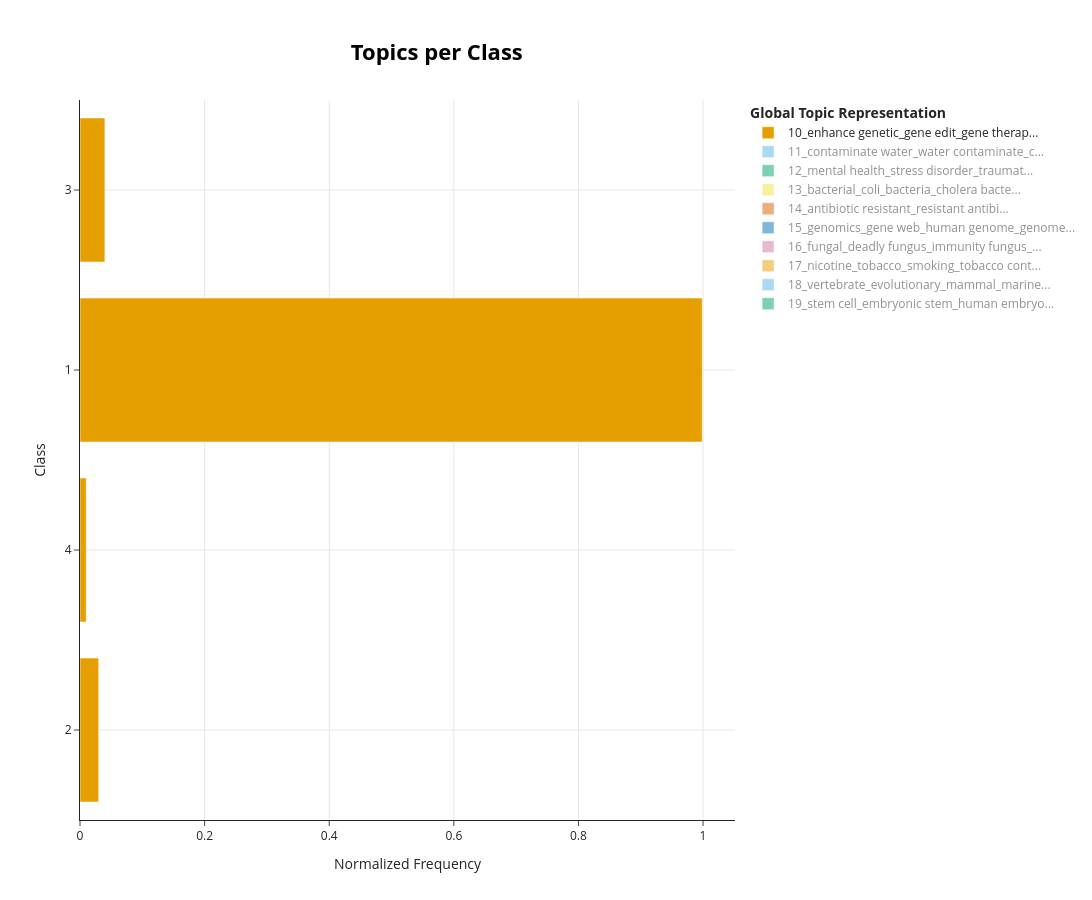

This figure's notebook cell:
### Code cell
topics_per_class = model.topics_per_class(
    df['text'],
    classes=df['score_bin']
)

selected_topics = list(range(10,20))

model.visualize_topics_per_class(
    topics_per_class,
    topics=selected_topics,
    normalize_frequency = True
)

### Figure 1 — Plotly figure (JSON) as saved in the notebook; plotly's stock layout.template omitted (floating-point values rounded to 4 significant figures)
{"data": [{"hoverinfo": "text", "hovertext": ["<b>Topic 10</b><br>Words: icelandic population, genetic portrait, icelandic, explain syndrome, portrait icelandic", "<b>Topic 10</b><br>Words: medicine year, drug rsv, new alzheimer, therapy new, alzheimer s", "<b>Topic 10</b><br>Words: genes, crispr, editing, cas9, crispr cas9", "<b>Topic 10</b><br>Words: crispr, multipart series, come crispr, shut crispr, series immune"], "marker": {"color": "#E69F00"}, "name": "10_enhance genetic_gene edit_gene therap...", "orientation": "h", "type": "bar", "visible": true, "x": [0.02996, 0.009987, 0.9987, 0.03995], "y": ["2", "4", "1", "3"]}, {"hoverinfo": "text", "hovertext": ["<b>Topic 11</b><br>Words: wastewater public, detectable wastewater, covid-19 mpox, detectable, data", "<b>Topic 11</b><br>Words: antibiotics, sewage sludge, sludge, sewage, efficient", "<b>Topic 11</b><br>Words: water, mercury, drinking water, drinking, toxic", "<b>Topic 11</b><br>Words: composted, organic waste, composted organic, soil urban, urban"], "marker": {"color": "#56B4E9"}, "name": "11_contaminate water_water contaminate_c...", "orientation": "h", "type": "bar", "visible": "legendonly", "x": [0.01096, 0.07669, 0.9969, 0.01096], "y": ["6", "2", "1", "3"]}, {"hoverinfo": "text", "hovertext": ["<b>Topic 12</b><br>Words: covid-19 comparable, comparable, comparable rate, stress disorder, severe covid-19", "<b>Topic 12</b><br>Words: schizophrenia, aids schizophrenia, development schizophrenia, develop mental, largely unexplored", "<b>Topic 12</b><br>Words: depression, mental, children, episode deep, schizophrenia", "<b>Topic 12</b><br>Words: psychosis depression, ill coronavirus, group people, psychosis, people severely"], "marker": {"color": "#009E73"}, "name": "12_mental health_stress disorder_traumat...", "orientation": "h", "type": "bar", "visible": "legendonly", "x": [0.01096, 0.06578, 0.9977, 0.01096], "y": ["5", "2", "1", "3"]}, {"hoverinfo": "text", "hovertext": ["<b>Topic 13</b><br>Words: identification harmful, require hospitalization, automated face, permit identification, recognition permit", "<b>Topic 13</b><br>Words: ability evade, dna historical, antibiotics, deadly bacterium, developed", "<b>Topic 13</b><br>Words: virulent bacterial, body important, genome toxic, fierce, gliding motion", "<b>Topic 13</b><br>Words: good attack, engineering bacteria, bacteria morph, unsanitary, wrap salon", "<b>Topic 13</b><br>Words: bacteria, cholera, cells, microbes, engineered", "<b>Topic 13</b><br>Words: genes, cells, bacterial, bacteria, tweak genetic"], "marker": {"color": "#F0E442"}, "name": "13_bacterial_coli_bacteria_cholera bacte...", "orientation": "h", "type": "bar", "visible": "legendonly", "x": [0.03037, 0.01519, 0.1671, 0.06075, 0.9567, 0.2278], "y": ["5", "10", "2", "4", "1", "3"]}, {"hoverinfo": "text", "hovertext": ["<b>Topic 14</b><br>Words: antibiotics, giant petri, downwind, fearsome virulence, bacteria fearsome", "<b>Topic 14</b><br>Words: antibiotics, variant staphylococcus, exposure staph, flu winter, live near", "<b>Topic 14</b><br>Words: foil, foil antibiotic, lab foil, resistance bacteria, molecules", "<b>Topic 14</b><br>Words: drug effective, effective resistant, emerge old, old drug, warning", "<b>Topic 14</b><br>Words: 1 27, percent 1, 27 million, antibiotics, antimicrobial resistance", "<b>Topic 14</b><br>Words: antibiotics, aureus, staphylococcus aureus, staphylococcus, resistance", "<b>Topic 14</b><br>Words: antibiotics, antibiotic, snorkel, new test, antibiotic resistance", "<b>Topic 14</b><br>Words: antibacterial ointment, halt dangerous, antibiotic stewardship, education diligence, stewardship", "<b>Topic 14</b><br>Words: antibiotics, penicillin, antibiotic, penicillin allergy, gonorrhea", "<b>Topic 14</b><br>Words: antibiotics, world health, health organization, organization, worldwide", "<b>Topic 14</b><br>Words: antibiotics, genes, resistant, antibiotic, resistance"], "marker": {"color": "#D55E00"}, "name": "14_antibiotic resistant_resistant antibi...", "orientation": "h", "type": "bar", "visible": "legendonly", "x": [0.1004, 0.2008, 0.0251, 0.0251, 0.0251, 0.4016, 0.3765, 0.07531, 0.5522, 0.0251, 0.5774], "y": ["6", "5", "7", "10", "11", "2", "4", "8", "1", "9", "3"]}, {"hoverinfo": "text", "hovertext": ["<b>Topic 15</b><br>Words: human genome, genome, completion, c, equitable access", "<b>Topic 15</b><br>Words: 2000, 2000 2011, 2011, 2011 dna, agreement privacy", "<b>Topic 15</b><br>Words: human genome, genes, genome, sequencing, dna", "<b>Topic 15</b><br>Words: genes, exact human, future early, lead future, mix match"], "marker": {"color": "#0072B2"}, "name": "15_genomics_gene web_human genome_genome...", "orientation": "h", "type": "bar", "visible": "legendonly", "x": [0.2098, 0.05994, 0.9741, 0.05994], "y": ["2", "4", "1", "3"]}, {"hoverinfo": "text", "hovertext": ["<b>Topic 16</b><br>Words: common aquarium, cdc investigation, spread bacteria, aquarium, investigation", "<b>Topic 16</b><br>Words: fungus, fungi, dangerous black, black fungus, chempedak fruit", "<b>Topic 16</b><br>Words: cdc survey, 2021, 2020, candida auris, auris", "<b>Topic 16</b><br>Words: fungus, frogs, fungi, fungal, frog", "<b>Topic 16</b><br>Words: sailor, treat rise, young sailor, rise young, diagnose hard"], "marker": {"color": "#CC79A7"}, "name": "16_fungal_deadly fungus_immunity fungus_...", "orientation": "h", "type": "bar", "visible": "legendonly", "x": [0.01311, 0.07868, 0.01311, 0.9966, 0.01311], "y": ["5", "2", "4", "1", "3"]}, {"hoverinfo": "text", "hovertext": ["<b>Topic 17</b><br>Words: cigarettes, addictive, compound nicotine, s adult, commonly tobacco", "<b>Topic 17</b><br>Words: water vapor, cigarettes, hefty, far benign, hefty dose", "<b>Topic 17</b><br>Words: marijuana, cigarettes, opioid, cannabis, tobacco", "<b>Topic 17</b><br>Words: ongoing opioid, epidemic united, major cigarette, heartbreak, increase virulence"], "marker": {"color": "#E69F00"}, "name": "17_nicotine_tobacco_smoking_tobacco cont...", "orientation": "h", "type": "bar", "visible": "legendonly", "x": [0.05699, 0.01425, 0.9974, 0.04274], "y": ["2", "4", "1", "3"]}, {"hoverinfo": "text", "hovertext": ["<b>Topic 18</b><br>Words: analysis tardigrade, modern biology, tardigrade dna, dangerous idea, genes", "<b>Topic 18</b><br>Words: species, sonar, darwin, bird, shell"], "marker": {"color": "#56B4E9"}, "name": "18_vertebrate_evolutionary_mammal_marine...", "orientation": "h", "type": "bar", "visible": "legendonly", "x": [0.02666, 0.9996], "y": ["2", "1"]}, {"hoverinfo": "text", "hovertext": ["<b>Topic 19</b><br>Words: cells, genes, grow bone, human design, bone cartilage", "<b>Topic 19</b><br>Words: cells, molecules, control gene, ribonucleic, bind", "<b>Topic 19</b><br>Words: cells, stem, aging, cloning, rna"], "marker": {"color": "#009E73"}, "name": "19_stem cell_embryonic stem_human embryo...", "orientation": "h", "type": "bar", "visible": "legendonly", "x": [0.09053, 0.01509, 0.9958], "y": ["2", "4", "1"]}], "layout": {"height": 900, "hoverlabel": {"bgcolor": "white", "font": {"family": "Rockwell", "size": 16}}, "legend": {"title": {"text": "<b>Global Topic Representation"}}, "title": {"font": {"color": "Black", "size": 22}, "text": "<b>Topics per Class</b>", "x": 0.4, "xanchor": "center", "y": 0.95, "yanchor": "top"}, "width": 1250, "xaxis": {"showgrid": true, "title": {"text": "Normalized Frequency"}}, "yaxis": {"showgrid": true, "title": {"text": "Class"}}}}
